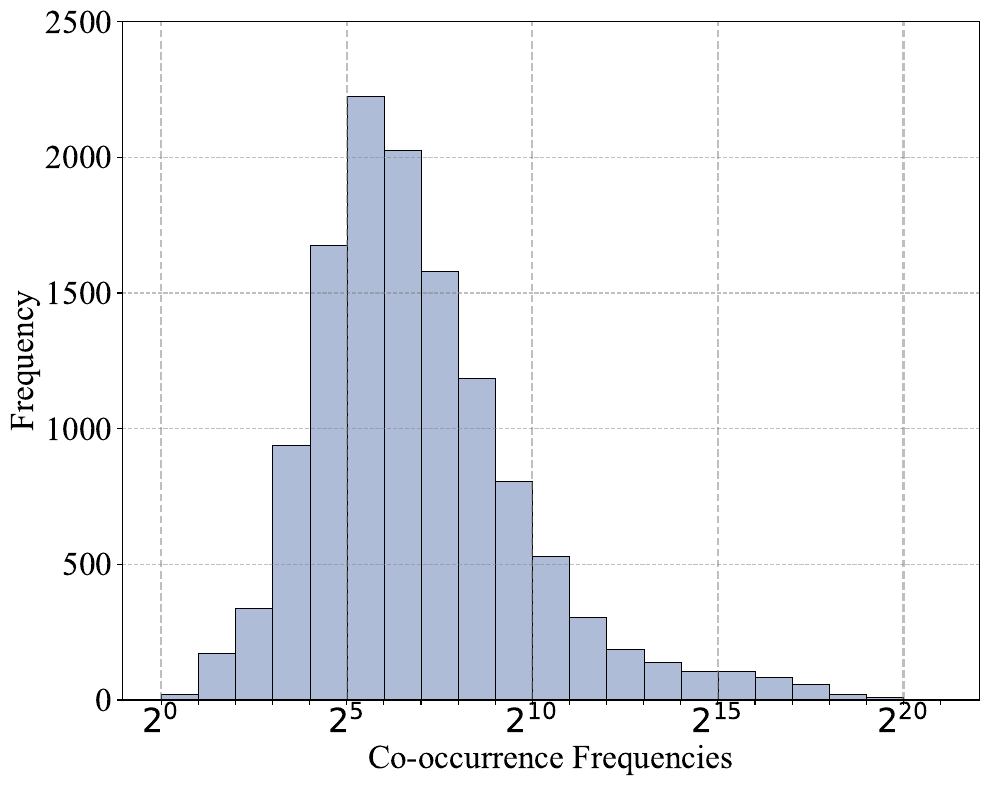

Write the Python code that produced this figure.
import pandas as pd
import matplotlib.pyplot as plt
import numpy as np
import matplotlib.font_manager as fm
import os
from colors import colors5, colors15, colors5_light
import matplotlib as mpl
import json


def generate_gradient_normalized(color1, color2, steps):
    """
    生成两个归一化RGB颜色之间的线性渐变色。
    
    :param color1: 起始颜色，(R, G, B)，每个值在 [0, 1] 范围内
    :param color2: 结束颜色，(R, G, B)，每个值在 [0, 1] 范围内
    :param steps: 渐变的步数，包括起始和结束颜色
    :return: 渐变颜色的列表，包含 `steps` 个颜色
    """
    gradient = []
    for i in range(steps):
        t = i / (steps - 1)  # 插值因子，范围从 0 到 1
        new_color = (
            color1[0] + t * (color2[0] - color1[0]),
            color1[1] + t * (color2[1] - color1[1]),
            color1[2] + t * (color2[2] - color1[2]),
        )
        gradient.append(new_color)
    return gradient

save_path = "pictures/cooccur_frequency.pdf"

# 检查字体路径
font_path = '/usr/share/fonts/truetype/msttcorefonts/times.ttf'  # Modify this path as needed
if not os.path.exists(font_path):
    raise FileNotFoundError(f"Font file not found: {font_path}")

times_new_roman = fm.FontProperties(fname=font_path, size=24)

# Read the data
with open("search/pile/merge.json", 'r') as f:
    data = json.load(f)
cooccurs = [js['time_s1j1'] for js in data if js['time_s1j1']>0]

# Generate x-axis values by taking the logarithm base 10 of the cooccurs list
x_values = np.log2(cooccurs)

# Create bins
bins = np.arange(int(x_values.min()), int(x_values.max()) + 2)

# Use np.histogram to calculate the frequency of each bin
hist, bin_edges = np.histogram(x_values, bins=bins)

# colors = generate_gradient_normalized(colors5_light[5], colors5[5], len(bin_edges)-1)
colors = [colors5_light[5]] * 15

# Plot the bar chart
fig, ax = plt.subplots(figsize=(10, 8))
ax.bar(bin_edges[:-1], hist, width=1, align='edge', color=colors, edgecolor='black', linewidth=0.2, label='Co-occurrence Frequencies')  # Add black border

# Labeling the axes with custom font
ax.set_xlabel('Co-occurrence Frequencies', fontproperties=times_new_roman)
ax.set_ylabel('Frequency', fontproperties=times_new_roman)
# ax.set_title('Frequency Histogram of Co-occurrences', fontproperties=times_new_roman)

# 在特定列添加竖线
specific_columns = [0, 5, 10, 15, 20]
for col in specific_columns:
    ax.axvline(x=col, linestyle='--', color='gray', alpha=0.5)

# 添加横线网格
ax.grid(axis='y', linestyle='--', color='gray', alpha=0.5)

# Set x-ticks and labels
ax.set_xticks(bins)
# ax.set_xticklabels([f'$8^{{{b//3}}}$' if b % 3 == 0 else '' for b in bins], fontproperties=times_new_roman)
# ax.set_xticklabels([f'$2^{{{b}}}$' if b % 4 == 0 else '' for b in bins], fontproperties=times_new_roman)
ax.set_xticklabels([f'$2^{{{b}}}$' if b % 5 == 0 else '' for b in bins], fontproperties=times_new_roman)

plt.yticks([0, 500, 1000, 1500, 2000, 2500], fontproperties=times_new_roman)
# plt.yticks([0, 1000, 2000, 3000, 4000, 5000], fontproperties=times_new_roman)

# Apply custom font to the legend
# plt.legend(prop=times_new_roman)

# Display
plt.tight_layout()
plt.savefig(save_path, dpi=600, bbox_inches='tight')
plt.show()
